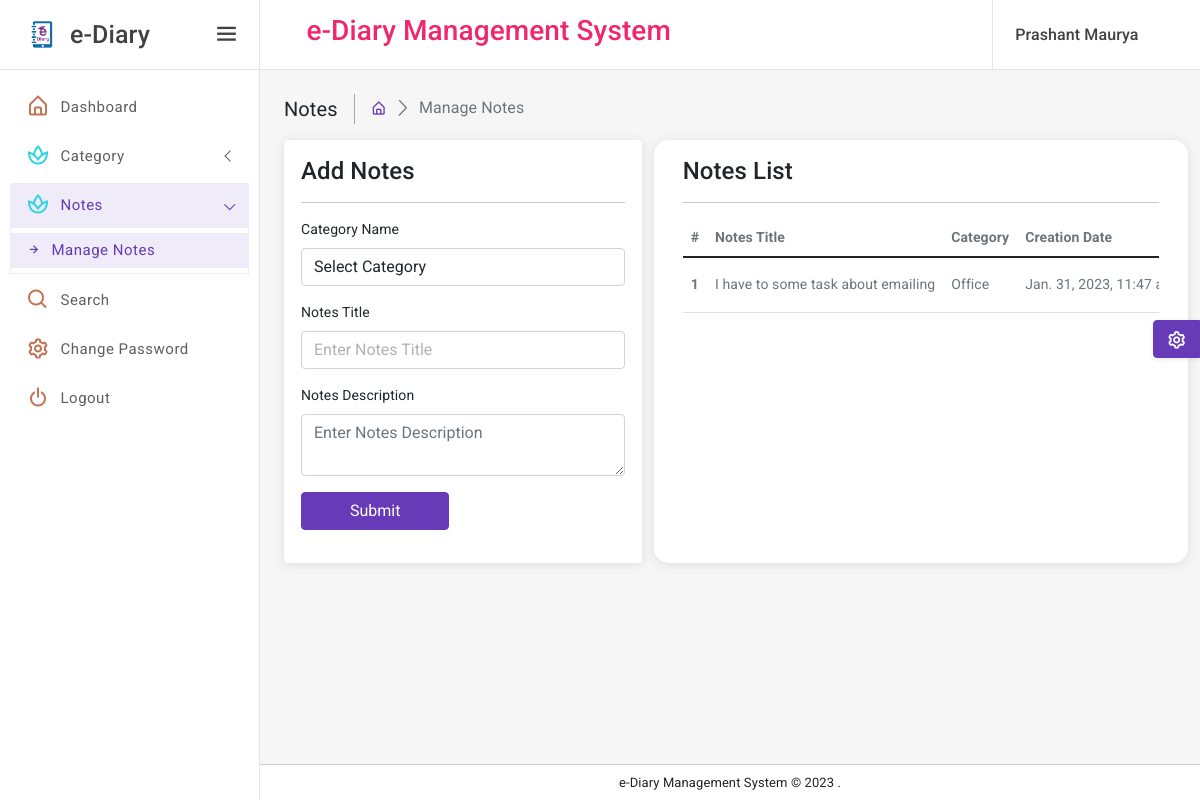
Page /manageNotes (signed in) on the committed database.
### eDiary/models.py (models this page shows, shortened)
class Notes(models.Model):
    signup = models.ForeignKey(Signup, on_delete=models.CASCADE, null=True)
    category = models.ForeignKey(Category, on_delete=models.CASCADE, null=True)
    noteTitle = models.CharField(max_length=150, null=True)
    noteDescription = models.CharField(max_length=250, null=True)
    CreationDate = models.DateTimeField(auto_now_add=True)

class Category(models.Model):
    signup = models.ForeignKey(Signup, on_delete=models.CASCADE, null=True)
    categoryName = models.CharField(max_length=150, null=True)
    CreationDate = models.DateTimeField(auto_now_add=True)

### eDiary/views.py (the view, shortened to what this page needs)
# urls.py: path('manageNotes', manageNotes, name='manageNotes'),
def manageNotes(request):
    if not request.user.is_authenticated:
        return redirect('user_login')
    user = User.objects.get(id=request.user.id)
    signup = Signup.objects.get(user=user)
    category = Category.objects.filter(signup=signup)
    notes = Notes.objects.filter(Q(category__in=category))
    return render(request, 'manageNotes.html', locals())

### eDiary/templates/manageNotes.html (shortened to what this page needs)
{% extends 'userbase.html' %}
{% load static %}
{% block main %}
<div class="page-wrapper">
    <div class="page-content-wrapper">
        <div class="page-content">
            <div class="page-breadcrumb d-none d-sm-flex align-items-center mb-3">
                <div class="breadcrumb-title pe-3">Notes</div>
                <div class="ps-3">
                    <nav aria-label="breadcrumb">
                        <ol class="breadcrumb mb-0 p-0">
                            <li class="breadcrumb-item"><a href="{% url 'user_home' %}"><i
                                    class="bx bx-home-alt"></i></a>
                            </li>
                            <li class="breadcrumb-item active" aria-current="page">Manage Notes</li>
                        </ol>
                    </nav>
                </div>
            </div>
            <div class="row">
                <div class="radius-15 col-xl-5 mx-auto">
                    <div class="card">
                        <div class="card-body">
                            <div class="card-title">
                                <h4 class="mb-0">Add Notes</h4>
                            </div>
                            <hr>
                            <form method="post">
                                <div class="mb-3">
                                    <label class="form-label">Category Name</label>
                                    <select name="category" class="form-control" required>
                                        <option value="">Select Category</option>
                                    </select>
                                </div>
                                <div class="mb-3">
                                    <label class="form-label">Notes Title</label>
                                    <input type="text" name="noteTitle" placeholder="Enter Notes Title"
                                           class="form-control" required>
                                </div>
                                <div class="mb-3">
                                    <label class="form-label">Notes Description</label>
                                    <textarea name="noteDescription" placeholder="Enter Notes Description"
                                              class="form-control" required></textarea>
                                </div>
                                <div class="mb-3">
                                    <button type="submit" class="btn btn-primary px-5">Submit</button>
                                </div>
                            </form>
                        </div>
                    </div>
                </div>
                <div class="card radius-15 col-xl-7">
                    <div class="card-body">
                        <div class="card-title">
                            <h4 class="mb-0">Notes List</h4>
                        </div>
                        <hr/>
                        <div class="table-responsive">
                            <table class="table mb-0">
                                <thead>
                                <tr>
                                    <th scope="col">#</th>
                                    <th scope="col">Notes Title</th>
                                    <th scope="col">Category</th>
                                    <th scope="col">Creation Date</th>
                                </tr>
                                </thead>
                                <tbody>
                                {% for i in notes %}
                                <tr>
                                    <th scope="row">{{forloop.counter}}</th>
                                    <td>{{i.noteTitle}}</td>
                                    <td>{{i.category.categoryName}}</td>
                                    <td>{{i.CreationDate}}</td>
                                </tr>
                                {% endfor %}
                                </tbody>
                            </table>
                        </div>
                    </div>
                </div>
            </div>
        </div>
    </div>
</div>
{% endblock %}

### eDiary/templates/userbase.html (shortened to what this page needs)
{% load static %}
<!DOCTYPE html>
<html lang="en">
<head>
    <link href="{% static 'assets/plugins/vectormap/jquery-jvectormap-2.0.2.css' %}" rel="stylesheet"/>
    <link href="{% static 'assets/plugins/simplebar/css/simplebar.css' %}" rel="stylesheet"/>
    <link href="{% static 'assets/plugins/perfect-scrollbar/css/perfect-scrollbar.css' %}" rel="stylesheet"/>
    <link href="{% static 'assets/plugins/metismenu/css/metisMenu.min.css' %}" rel="stylesheet"/>
    <link href="{% static 'assets/css/pace.min.css' %}" rel="stylesheet"/>
    <link rel="stylesheet" href="{% static 'assets/css/bootstrap.min.css' %}"/>
    <link rel="stylesheet" href="{% static 'assets/css/icons.css' %}"/>
    <link rel="stylesheet" href="{% static 'assets/css/app.css' %}"/>
    <link rel="stylesheet" href="{% static 'assets/css/dark-sidebar.css' %}"/>
    <link rel="stylesheet" href="{% static 'assets/css/dark-theme.css' %}"/>
</head>
<body>
<div class="wrapper">
    <div class="sidebar-wrapper" data-simplebar="true">
        <div class="sidebar-header">
            <div class="">
                <img src="{% static 'assets/images/logo-icon.png' %}" class="logo-icon-2" alt=""/>
            </div>
            <div>
                <h4 class="logo-text">e-Diary</h4>
            </div>
            <a href="javascript:;" class="toggle-btn ms-auto"> <i class="bx bx-menu"></i>
            </a>
        </div>
        <ul class="metismenu" id="menu">
            <li>
                <a href="{% url 'user_home' %}">
                    <div class="parent-icon icon-color-8"><i class="bx bx-home-alt"></i>
                    </div>
                    <div class="menu-title">Dashboard</div>
                </a>
            </li>
            <li>
                <a class="has-arrow" href="javascript:;">
                    <div class="parent-icon icon-color-10"><i class="bx bx-spa"></i>
                    </div>
                    <div class="menu-title">Category</div>
                </a>
            </li>
            <li>
                <a class="has-arrow" href="javascript:;">
                    <div class="parent-icon icon-color-10"><i class="bx bx-spa"></i>
                    </div>
                    <div class="menu-title">Notes</div>
                </a>
                <ul>
                    <li><a href="{% url 'manageNotes' %}"><i class="bx bx-right-arrow-alt"></i>Manage Notes</a>
                    </li>
                </ul>
            </li>
            <li>
                <a href="{% url 'searchNotes' %}">
                    <div class="parent-icon icon-color-8"><i class="bx bx-search"></i>
                    </div>
                    <div class="menu-title">Search</div>
                </a>
            </li>
            <li>
                <a href="{% url 'changePassword' %}">
                    <div class="parent-icon icon-color-8"><i class="bx bx-cog"></i>
                    </div>
                    <div class="menu-title">Change Password</div>
                </a>
            </li>
            <li>
                <a href="/logout">
                    <div class="parent-icon icon-color-8"><i class="bx bx-power-off"></i>
                    </div>
                    <div class="menu-title">Logout</div>
                </a>
            </li>
        </ul>
    </div>
    <header class="top-header">
        <nav class="navbar navbar-expand">
            <div class="flex-grow-1 search-bar">
                <div class="input-group">
                    <center><h3 class="text-danger">e-Diary Management System</h3></center>
                </div>
            </div>
            <div class="right-topbar ms-auto">
                <ul class="navbar-nav">
                    <li class="nav-item dropdown dropdown-user-profile">
                        <a class="nav-link dropdown-toggle dropdown-toggle-nocaret" href="javascript:;"
                           data-bs-toggle="dropdown">
                            <div class="d-flex user-box align-items-center">
                                <div class="user-info">
                                    <p class="user-name mb-0">{{request.user.first_name}} {{request.user.last_name}}</p>
                                </div>
                            </div>
                        </a>
                    </li>
                </ul>
            </div>
        </nav>
    </header>
    {% block main %}
    {% endblock %}
    <div class="footer">
        <p class="mb-0">e-Diary Management System &copy;
            .
        </p>
    </div>
</div>
<div class="switcher-body">
    <button class="btn btn-primary btn-switcher shadow-sm" type="button" data-bs-toggle="offcanvas"
            data-bs-target="#offcanvasScrolling" aria-controls="offcanvasScrolling"><i class="bx bx-cog bx-spin"></i>
    </button>
</div>
</body>
</html>

### rows in the picture
Notes: noteTitle "I have to some task about emailing", category.categoryName "Office", CreationDate "Jan. 31, 2023, 11:47…"

### other values in the picture
{{ request.user.first_name }} "Prashant"
{{ request.user.last_name }} "Maurya"
